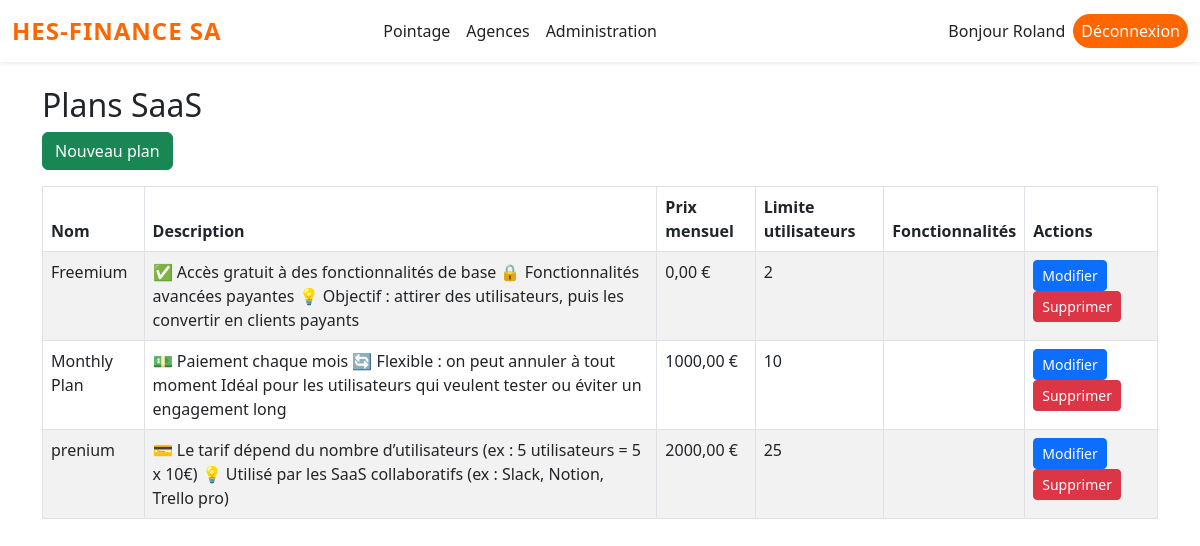
/institutions/plans/ (signed in), run on the app's committed database.
### institutions/models.py (models this page shows, shortened)
class PlanSaaS(models.Model):
    class Meta:
        app_label = 'institutions'
    nom_plan = models.CharField(max_length=100)
    description = models.TextField()
    prix_mensuel = models.DecimalField(max_digits=10, decimal_places=2)
    limite_utilisateurs = models.IntegerField()
    fonctionnalites_incluses = models.JSONField(default=list, blank=True)  # Liste de fonctionnalités

### institutions/views.py (the view)
# urls.py: path('plans/', PlanSaaSListView.as_view(), name='plan_list'),
@method_decorator(user_passes_test(superadmin_required), name='dispatch')
class PlanSaaSListView(LoginRequiredMixin, ListView):
    model = PlanSaaS
    template_name = 'institutions/plan_list.html'
    context_object_name = 'plans'
    paginate_by = 10
    ordering = ['nom_plan']

### institutions/views.py (called while the page is built)
def superadmin_required(user):
    return user.is_superuser

### institutions/templates/institutions/plan_list.html (shortened to what this page needs)
{% extends 'base.html' %}
{% block content %}
<div class="container mt-4">
    <h2>Plans SaaS</h2>
    <a href="{% url 'plan_create' %}" class="btn btn-success mb-3">Nouveau plan</a>
    <table class="table table-bordered table-striped">
        <thead>
            <tr>
                <th>Nom</th>
                <th>Description</th>
                <th>Prix mensuel</th>
                <th>Limite utilisateurs</th>
                <th>Fonctionnalités</th>
                <th>Actions</th>
            </tr>
        </thead>
        <tbody>
            {% for plan in plans %}
            <tr>
                <td>{{ plan.nom_plan }}</td>
                <td>{{ plan.description }}</td>
                <td>{{ plan.prix_mensuel }} €</td>
                <td>{{ plan.limite_utilisateurs }}</td>
                <td>
                </td>
                <td>
                    <a href="{% url 'plan_update' pk=plan.pk %}" class="btn btn-primary btn-sm">Modifier</a>
                    <a href="{% url 'plan_delete' pk=plan.pk %}" class="btn btn-danger btn-sm">Supprimer</a>
                </td>
            </tr>
            {% empty %}
            <tr><td colspan="6">Aucun plan enregistré.</td></tr>
            {% endfor %}
        </tbody>
    </table>
</div>
{% endblock %}

### templates/base.html (shortened to what this page needs)
<!DOCTYPE html>
<html lang="fr">
<head>
    <link href="https://cdn.jsdelivr.net/npm/bootstrap@5.3.0/dist/css/bootstrap.min.css" rel="stylesheet">
</head>
<body>
    <nav class="navbar navbar-expand-lg navbar-light bg-white shadow-sm mb-4 py-2">
      <div class="container-fluid">
        <a class="navbar-brand fw-bold text-primary" href="{% url 'institution_list' %}" style="font-size: 1.5rem;">HES-FINANCE SA</a>
        <div class="collapse navbar-collapse justify-content-center" id="mainNavbar">
          {% if user.is_authenticated %}
          <ul class="navbar-nav mx-auto gap-3">
            <li class="nav-item"><a class="nav-link px-3" href="{% url 'pointages_list' %}">Pointage</a></li>
            <li class="nav-item"><a class="nav-link px-3" href="/agences/">Agences</a></li>
            <li class="nav-item"><a class="nav-link px-3" href="/admin/">Administration</a></li>
          </ul>
          <ul class="navbar-nav ms-auto align-items-center gap-2">
            <li class="nav-item"><span class="nav-link disabled" style="font-weight: 500;">Bonjour {{ user.username }}</span></li>
            <li class="nav-item"><a class="nav-link btn btn-outline-danger px-3" style="border-radius: 20px;" href="/admin/logout/">Déconnexion</a></li>
          </ul>
          {% else %}
          <ul class="navbar-nav ms-auto">
            <li class="nav-item"><a class="nav-link btn btn-primary px-3 text-white" style="border-radius: 20px;" href="/admin/login/">Connexion</a></li>
          </ul>
          {% endif %}
        </div>
      </div>
    </nav>
    {% block content %}{% endblock %}
</body>
</html>

### templates/base.html (style rules this page uses)
.navbar-nav .nav-link { color: #222; font-weight: 500; padding-left: 0.5rem !important; padding-right: 0.5rem !important; margin-left: 0 !important; margin-right: 0 !important; border-radius: 7px; transition: color 0.2s, background 0.2s; }
.navbar-brand { letter-spacing: 1px; color: #ff6600 !important; }
.navbar-nav { gap: 0 !important; }
.navbar-nav .btn-outline-danger, .navbar-nav .btn-primary { background: #ff6600 !important; color: #fff !important; border: none !important; font-weight: 500; border-radius: 14px; padding: 0.3rem 1.1rem; }
body { background: #fff; }

### data on the page
PlanSaaS: nom_plan "Freemium", description "✅ Accès gratuit à des fonctionnalités de base 🔒 Fonctionnalités avancées payantes 💡 Objectif : attirer des utilisateurs, puis les convertir en clients payants", prix_mensuel "0,00", limite_utilisateurs "2"
PlanSaaS: nom_plan "Monthly Plan", description "💵 Paiement chaque mois 🔄 Flexible : on peut annuler à tout moment Idéal pour les utilisateurs qui veulent tester ou éviter un engagement long", prix_mensuel "1000,00", limite_utilisateurs "10"
PlanSaaS: nom_plan "prenium", description "💳 Le tarif dépend du nombre d’utilisateurs (ex : 5 utilisateurs = 5 x 10€) 💡 Utilisé par les SaaS collaboratifs (ex : Slack, Notion, Trello pro)", prix_mensuel "2000,00", limite_utilisateurs "25"

### other printed values
{{ user.username }} "Roland"
